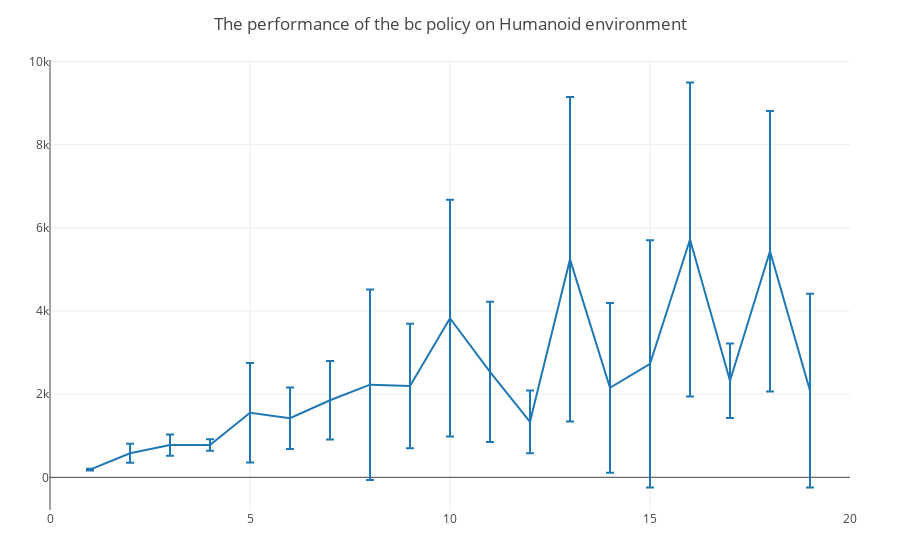

The code cell stored with this chart in its notebook:
### Markdown cell above
I tested the number of demonstrations used in the training on Humanoid environment. I split the data into 20 pieces and used first n pieces at the nth step.

### Code cell
using PlotlyJS

means = Float32[183.772,578.52,774.492,779.198,1553.89,1421.73,1853.99,2227.72,2196.49,3826.39,2536.68,1335.14,5242.06,2151.43,2728.33,5720.79,2322.31,5435.28,2083.83]
stds = Float32[21.7649,226.361,256.473,138.635,1194.51,741.315,942.588,2289.77,1495.37,2846.6,1684.5,754.893,3902.06,2039.1,2972.98,3774.49,896.904,3371.91,2328.63]

trace = scatter(;x=1:length(means), y=means, error_y=attr(array=stds,visible=true),  mode="lines", name="Average total rewards of rollouts")
layout = Layout(;title="The performance of the bc policy on Humanoid environment")
plot([trace], layout)

### Figure 1 — Plotly figure (JSON) as saved in the notebook; plotly's stock layout.template omitted (floating-point values rounded to 4 significant figures)
{"data": [{"y": [183.8, 578.5, 774.5, 779.2, 1554.0, 1422.0, 1854.0, 2228.0, 2196.0, 3826.0, 2537.0, 1335.0, 5242.0, 2151.0, 2728.0, 5721.0, 2322.0, 5435.0, 2084.0], "name": "Average total rewards of rollouts", "type": "scatter", "x": [1, 2, 3, 4, 5, 6, 7, 8, 9, 10, 11, 12, 13, 14, 15, 16, 17, 18, 19], "mode": "lines", "error_y": {"array": [21.76, 226.4, 256.5, 138.6, 1195.0, 741.3, 942.6, 2290.0, 1495.0, 2847.0, 1684.0, 754.9, 3902.0, 2039.0, 2973.0, 3774.0, 896.9, 3372.0, 2329.0], "visible": true}}], "layout": {"title": "The performance of the bc policy on Humanoid environment", "margin": {"r": 50, "l": 50, "b": 50, "t": 60}}}
